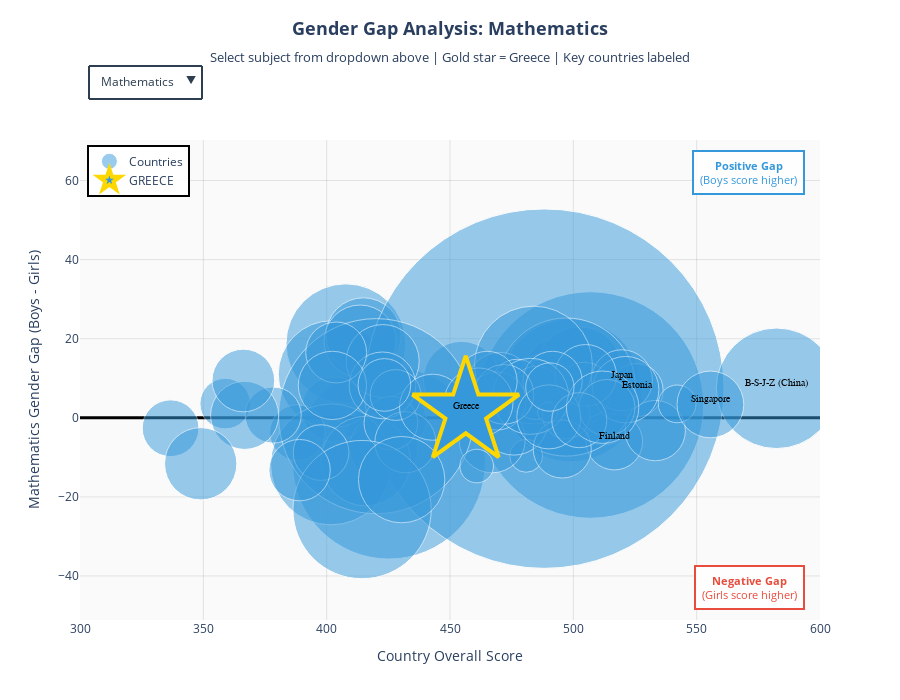

This figure's notebook cell:
### Code cell
# Interactive Plot 2: Gender Gap Analysis - Animated Scatter Plot
# Prepare comprehensive data for scatter plot
scatter_data = []

for country in df_clean['CNT'].unique():
    country_df = df_clean[df_clean['CNT'] == country]

    # Calculate overall score
    overall_score = country_scores.loc[country, 'Overall']
    n_students = len(country_df)

    # Get gender gaps for each subject
    math_gap = gender_gap.loc[country, 'Math_Gap']
    reading_gap = gender_gap.loc[country, 'Reading_Gap']
    science_gap = gender_gap.loc[country, 'Science_Gap']

    scatter_data.append({
        'Country': country,
        'Overall_Score': overall_score,
        'Math_Gap': math_gap,
        'Reading_Gap': reading_gap,
        'Science_Gap': science_gap,
        'N_Students': n_students,
        'Is_Greece': 'Greece' if country == 'Greece' else 'Other'
    })

scatter_df = pd.DataFrame(scatter_data)

# Create animated scatter plot using Plotly
fig2 = go.Figure()

# Add trace for each subject with animation buttons
subjects = [('Math_Gap', 'Mathematics', '#3498db'),
            ('Reading_Gap', 'Reading', '#e74c3c'),
            ('Science_Gap', 'Science', '#2ecc71')]

# Countries to label (Greece + top 5 performers + a few interesting ones)
countries_to_label = ['Greece', 'B-S-J-Z (China)', 'Singapore', 'Estonia', 'Finland', 'Japan']

for i, (gap_col, subject_name, color) in enumerate(subjects):
    # Create separate traces for Greece and other countries
    other_countries = scatter_df[scatter_df['Is_Greece'] == 'Other']
    greece_data = scatter_df[scatter_df['Is_Greece'] == 'Greece']

    # Other countries trace (bubbles only)
    fig2.add_trace(go.Scatter(
        x=other_countries['Overall_Score'],
        y=other_countries[gap_col],
        mode='markers',
        name='Countries',
        marker=dict(
            size=other_countries['N_Students'] / 100,
            color=color,
            opacity=0.5,
            line=dict(width=1, color='white'),
            sizemode='diameter',
            sizemin=5
        ),
        text=other_countries['Country'],
        hovertemplate='<b>%{text}</b><br>' +
                     'Overall Score: %{x:.1f}<br>' +
                     f'{subject_name} Gap: %{{y:.1f}}<br>' +
                     '<extra></extra>',
        visible=(i == 0),
        showlegend=True
    ))

    # Greece trace (highlighted star)
    fig2.add_trace(go.Scatter(
        x=greece_data['Overall_Score'],
        y=greece_data[gap_col],
        mode='markers',
        name='GREECE',
        marker=dict(
            size=greece_data['N_Students'] / 80,
            color=color,
            opacity=1.0,
            line=dict(width=4, color='#FFD700'),
            sizemode='diameter',
            symbol='star'
        ),
        text=greece_data['Country'],
        hovertemplate='<b>GREECE</b><br>' +
                     'Overall Score: %{x:.1f}<br>' +
                     f'{subject_name} Gap: %{{y:.1f}}<br>' +
                     '<extra></extra>',
        visible=(i == 0),
        showlegend=True
    ))

    # Add country labels for key countries (text annotations)
    labeled_countries = scatter_df[scatter_df['Country'].isin(countries_to_label)]
    fig2.add_trace(go.Scatter(
        x=labeled_countries['Overall_Score'],
        y=labeled_countries[gap_col],
        mode='text',
        name='Country Labels',
        text=labeled_countries['Country'],
        textposition='top center',
        textfont=dict(
            size=10,
            color='black',
            family='Arial Black'
        ),
        hoverinfo='skip',
        visible=(i == 0),
        showlegend=False
    ))

# Create buttons for subject selection
buttons = []
for i, (gap_col, subject_name, color) in enumerate(subjects):
    # Calculate which traces should be visible (3 traces per subject: countries + Greece + labels)
    visible_array = [False] * (len(subjects) * 3)
    visible_array[i * 3] = True      # Countries trace
    visible_array[i * 3 + 1] = True  # Greece trace
    visible_array[i * 3 + 2] = True  # Labels trace

    buttons.append(dict(
        label=f'{subject_name}',
        method='update',
        args=[
            {'visible': visible_array},
            {'title': f'<b>Gender Gap Analysis: {subject_name}</b><br>' +
                     '<sub>Select subject from dropdown above | Gold star = Greece | Key countries labeled</sub>',
             'yaxis': {'title': f'{subject_name} Gender Gap (Boys - Girls)', 
                      'showgrid': True, 'gridcolor': 'rgba(128, 128, 128, 0.2)',
                      'zeroline': True, 'zerolinewidth': 3, 'zerolinecolor': 'black'}}
        ]
    ))

# Update layout - Dropdown positioned ABOVE the plot
fig2.update_layout(
    title={
        'text': '<b>Gender Gap Analysis: Mathematics</b><br>' +
               '<sub>Select subject from dropdown above | Gold star = Greece | Key countries labeled</sub>',
        'y': 0.95,
        'x': 0.5,
        'xanchor': 'center',
        'yanchor': 'top',
        'font': {'size': 18}
    },
    xaxis={
        'title': 'Country Overall Score',
        'showgrid': True,
        'gridcolor': 'rgba(128, 128, 128, 0.2)',
        'range': [300, 600]
    },
    yaxis={
        'title': 'Mathematics Gender Gap (Boys - Girls)',
        'showgrid': True,
        'gridcolor': 'rgba(128, 128, 128, 0.2)',
        'zeroline': True,
        'zerolinewidth': 3,
        'zerolinecolor': 'black'
    },
    height=700,
    margin=dict(t=140),  # Top margin for dropdown
    hovermode='closest',
    plot_bgcolor='rgba(250, 250, 250, 0.9)',
    showlegend=True,
    legend=dict(
        yanchor="top",
        y=0.99,
        xanchor="left",
        x=0.01,
        bgcolor="rgba(255, 255, 255, 0.95)",
        bordercolor="Black",
        borderwidth=2
    ),
    updatemenus=[
        dict(
            active=0,
            buttons=buttons,
            direction='down',
            pad={"r": 10, "t": 10},
            showactive=True,
            x=0.01,
            xanchor='left',
            y=1.18,  # ABOVE THE PLOT!
            yanchor='top',
            bgcolor='rgba(255, 255, 255, 0.95)',
            bordercolor='#2c3e50',
            borderwidth=2,
            font=dict(size=12, color='#2c3e50')
        )
    ],
    annotations=[
        dict(
            text='<b>Positive Gap</b><br>(Boys score higher)',
            xref='paper', yref='paper',
            x=0.98, y=0.98,
            xanchor='right', yanchor='top',
            showarrow=False,
            font=dict(size=11, color='#3498db'),
            bgcolor='rgba(255, 255, 255, 0.9)',
            bordercolor='#3498db',
            borderwidth=2,
            borderpad=6
        ),
        dict(
            text='<b>Negative Gap</b><br>(Girls score higher)',
            xref='paper', yref='paper',
            x=0.98, y=0.02,
            xanchor='right', yanchor='bottom',
            showarrow=False,
            font=dict(size=11, color='#e74c3c'),
            bgcolor='rgba(255, 255, 255, 0.9)',
            bordercolor='#e74c3c',
            borderwidth=2,
            borderpad=6
        )
    ]
)

fig2.show()
print("\n✓ Interactive Plot 2: Gender Gap Scatter Plot ready!")
print("   Dropdown menu positioned ABOVE the chart (no overlap!)")
print("   Key countries now labeled: Greece + Top 5 performers")
print("   Type: Animated scatter plot with bubble sizes")
print("   Switch between: Mathematics | Reading | Science")
print("   Bubble size: Number of students tested")
print("   Greece: Gold-bordered star (always labeled)")
print("   Colors: Blue=Math | Red=Reading | Green=Science")
print("   Interpretation: Positive = Boys ahead | Negative = Girls ahead")

### Figure 1 — Plotly figure (JSON) as saved in the notebook; plotly's stock layout.template omitted (floating-point values rounded to 4 significant figures)
{"data": [{"hovertemplate": "<b>%{text}</b><br>Overall Score: %{x:.1f}<br>Mathematics Gap: %{y:.1f}<br><extra></extra>", "marker": {"color": "#3498db", "line": {"color": "white", "width": 1}, "opacity": 0.5, "size": [63.59, 192.8, 119.8, 142.7, 68.02, 84.75, 52.94, 64.8, 58.03, 106.9, 68.28, 226.5, 58.22, 76.21, 75.22, 72.21, 70.19, 54.51, 76.57, 56.74, 359.4, 53.16, 56.49, 63.08, 138.2, 55.72, 60.37, 66.09, 51.32, 121.0, 55.77, 32.96, 66.23, 117.8, 89.63, 61.09, 195.1, 66.5, 50.58, 56.14, 68.85, 52.3, 53.03, 37.75, 68.14, 53.67, 72.99, 55.69, 33.63, 66.66, 61.11, 47.65, 58.13, 61.73, 62.7, 60.86, 72.33, 56.25, 59.32, 138.3, 68.27, 120.6, 20.16, 58.16, 50.75, 76.08, 61.36, 66.76, 66.09, 59.65, 64.01, 55.04, 72.43, 86.33, 68.9, 59.98, 52.63, 48.38], "sizemin": 5, "sizemode": "diameter"}, "mode": "markers", "name": "Countries", "showlegend": true, "text": ["Albania", "United Arab Emirates", "Argentina", "Australia", "Austria", "Belgium", "Bulgaria", "Bosnia and Herzegovina", "Belarus", "Brazil", "Brunei Darussalam", "Canada", "Switzerland", "Chile", "Colombia", "Costa Rica", "Czech Republic", "Germany", "Denmark", "Dominican Republic", "Spain", "Estonia", "Finland", "France", "United Kingdom", "Georgia", "Hong Kong", "Croatia", "Hungary", "Indonesia", "Ireland", "Iceland", "Israel", "Italy", "Jordan", "Japan", "Kazakhstan", "Korea", "Kosovo", "Lebanon", "Lithuania", "Luxembourg", "Latvia", "Macao", "Morocco", "Moldova", "Mexico", "North Macedonia", "Malta", "Montenegro", "Malaysia", "Netherlands", "Norway", "New Zealand", "Panama", "Peru", "Philippines", "Poland", "Portugal", "Qatar", "Baku (Azerbaijan)", "B-S-J-Z (China)", "Moscow Region (RUS)", "Tatarstan (RUS)", "Romania", "Russian Federation", "Saudi Arabia", "Singapore", "Serbia", "Slovak Republic", "Slovenia", "Sweden", "Chinese Taipei", "Thailand", "Turkey", "Ukraine", "Uruguay", "United States"], "type": "scatter", "visible": true, "x": [420.8, 425.2, 407.8, 498.9, 494.0, 502.5, 429.7, 402.9, 473.8, 402.0, 423.2, 506.9, 498.5, 454.6, 414.9, 413.6, 511.8, 502.5, 488.3, 336.7, 488.2, 525.6, 516.6, 485.3, 497.2, 388.2, 533.2, 470.2, 486.2, 401.8, 504.3, 480.9, 467.1, 483.9, 415.9, 519.7, 420.1, 521.2, 358.9, 378.3, 475.9, 477.2, 484.9, 542.1, 366.7, 426.0, 422.7, 397.7, 460.8, 422.6, 431.9, 497.1, 495.5, 505.0, 366.2, 403.9, 348.9, 513.6, 491.6, 414.4, 402.3, 582.4, 489.6, 469.0, 427.9, 482.7, 389.0, 555.6, 442.9, 471.9, 490.1, 502.4, 511.9, 430.4, 461.6, 465.1, 423.4, 490.5], "y": [-4.9, -11.35, 18.73, 6.9, 11.64, 12.33, -0.44, 2.17, 7.55, 11.03, -7.62, 3.24, 8.02, 9.7, 20.84, 19.39, 1.97, 7.12, 6.51, -2.64, 7.37, 6.98, -6.04, 4.02, 7.77, -3.74, -3.24, 8.18, 8.02, -11.78, 6.99, -9.61, -5.54, 13.33, -10.95, 9.48, 0.41, 7.11, 3.58, 0.69, -0.74, 8.18, 6.3, 3.52, 0.61, -1.35, 14.35, -8.8, -12.2, 8.21, -6.18, 0.72, -7.89, 10.72, 9.43, 16.51, -11.63, 2.56, 9.32, -23.21, 8.19, 7.46, 1.37, 4.25, 5.76, 5.41, -13.24, 3.37, 2.67, 5.92, 0.23, -0.6, 2.67, -15.64, 3.89, 9.23, 8.31, 7.77]}, {"hovertemplate": "<b>GREECE</b><br>Overall Score: %{x:.1f}<br>Mathematics Gap: %{y:.1f}<br><extra></extra>", "marker": {"color": "#3498db", "line": {"color": "#FFD700", "width": 4}, "opacity": 1, "size": [80.04], "sizemode": "diameter", "symbol": "star"}, "mode": "markers", "name": "GREECE", "showlegend": true, "text": ["Greece"], "type": "scatter", "visible": true, "x": [456.4], "y": [1.49]}, {"hoverinfo": "skip", "mode": "text", "name": "Country Labels", "showlegend": false, "text": ["Estonia", "Finland", "Greece", "Japan", "B-S-J-Z (China)", "Singapore"], "textfont": {"color": "black", "family": "Arial Black", "size": 10}, "textposition": "top center", "type": "scatter", "visible": true, "x": [525.6, 516.6, 456.4, 519.7, 582.4, 555.6], "y": [6.98, -6.04, 1.49, 9.48, 7.46, 3.37]}, {"hovertemplate": "<b>%{text}</b><br>Overall Score: %{x:.1f}<br>Reading Gap: %{y:.1f}<br><extra></extra>", "marker": {"color": "#e74c3c", "line": {"color": "white", "width": 1}, "opacity": 0.5, "size": [63.59, 192.8, 119.8, 142.7, 68.02, 84.75, 52.94, 64.8, 58.03, 106.9, 68.28, 226.5, 58.22, 76.21, 75.22, 72.21, 70.19, 54.51, 76.57, 56.74, 359.4, 53.16, 56.49, 63.08, 138.2, 55.72, 60.37, 66.09, 51.32, 121.0, 55.77, 32.96, 66.23, 117.8, 89.63, 61.09, 195.1, 66.5, 50.58, 56.14, 68.85, 52.3, 53.03, 37.75, 68.14, 53.67, 72.99, 55.69, 33.63, 66.66, 61.11, 47.65, 58.13, 61.73, 62.7, 60.86, 72.33, 56.25, 59.32, 138.3, 68.27, 120.6, 20.16, 58.16, 50.75, 76.08, 61.36, 66.76, 66.09, 59.65, 64.01, 55.04, 72.43, 86.33, 68.9, 59.98, 52.63, 48.38], "sizemin": 5, "sizemode": "diameter"}, "mode": "markers", "name": "Countries", "showlegend": true, "text": ["Albania", "United Arab Emirates", "Argentina", "Australia", "Austria", "Belgium", "Bulgaria", "Bosnia and Herzegovina", "Belarus", "Brazil", "Brunei Darussalam", "Canada", "Switzerland", "Chile", "Colombia", "Costa Rica", "Czech Republic", "Germany", "Denmark", "Dominican Republic", "Spain", "Estonia", "Finland", "France", "United Kingdom", "Georgia", "Hong Kong", "Croatia", "Hungary", "Indonesia", "Ireland", "Iceland", "Israel", "Italy", "Jordan", "Japan", "Kazakhstan", "Korea", "Kosovo", "Lebanon", "Lithuania", "Luxembourg", "Latvia", "Macao", "Morocco", "Moldova", "Mexico", "North Macedonia", "Malta", "Montenegro", "Malaysia", "Netherlands", "Norway", "New Zealand", "Panama", "Peru", "Philippines", "Poland", "Portugal", "Qatar", "Baku (Azerbaijan)", "B-S-J-Z (China)", "Moscow Region (RUS)", "Tatarstan (RUS)", "Romania", "Russian Federation", "Saudi Arabia", "Singapore", "Serbia", "Slovak Republic", "Slovenia", "Sweden", "Chinese Taipei", "Thailand", "Turkey", "Ukraine", "Uruguay", "United States"], "type": "scatter", "visible": false, "x": [420.8, 425.2, 407.8, 498.9, 494.0, 502.5, 429.7, 402.9, 473.8, 402.0, 423.2, 506.9, 498.5, 454.6, 414.9, 413.6, 511.8, 502.5, 488.3, 336.7, 488.2, 525.6, 516.6, 485.3, 497.2, 388.2, 533.2, 470.2, 486.2, 401.8, 504.3, 480.9, 467.1, 483.9, 415.9, 519.7, 420.1, 521.2, 358.9, 378.3, 475.9, 477.2, 484.9, 542.1, 366.7, 426.0, 422.7, 397.7, 460.8, 422.6, 431.9, 497.1, 495.5, 505.0, 366.2, 403.9, 348.9, 513.6, 491.6, 414.4, 402.3, 582.4, 489.6, 469.0, 427.9, 482.7, 389.0, 555.6, 442.9, 471.9, 490.1, 502.4, 511.9, 430.4, 461.6, 465.1, 423.4, 490.5], "y": [-37.4, -57.21, -12.71, -30.65, -30.07, -21.44, -39.35, -29.96, -21.55, -21.96, -29.76, -30.69, -29.69, -16.64, -8.9, -12.91, -35.2, -25.48, -25.56, -30.24, -25, -32.72, -51.53, -26.79, -23.02, -37.52, -32, -33.54, -27.96, -28.86, -22.24, -40.15, -44.44, -26.31, -54.29, -20.99, -27.87, -20.72, -26.28, -28.37, -36.21, -28.64, -33.71, -22.34, -26.17, -39.36, -10.17, -50.6, -47.68, -30.82, -25.22, -29, -48.18, -28.19, -12.35, -10.67, -26.66, -32.62, -25.04, -64.27, -25.16, -15.8, -31.83, -26.33, -33.19, -24.97, -54.73, -23.97, -36.87, -33.06, -45.45, -34.13, -22.61, -36.9, -26.81, -31.3, -22.46, -24.09]}, {"hovertemplate": "<b>GREECE</b><br>Overall Score: %{x:.1f}<br>Reading Gap: %{y:.1f}<br><extra></extra>", "marker": {"color": "#e74c3c", "line": {"color": "#FFD700", "width": 4}, "opacity": 1, "size": [80.04], "sizemode": "diameter", "symbol": "star"}, "mode": "markers", "name": "GREECE", "showlegend": true, "text": ["Greece"], "type": "scatter", "visible": false, "x": [456.4], "y": [-40.67]}, {"hoverinfo": "skip", "mode": "text", "name": "Country Labels", "showlegend": false, "text": ["Estonia", "Finland", "Greece", "Japan", "B-S-J-Z (China)", "Singapore"], "textfont": {"color": "black", "family": "Arial Black", "size": 10}, "textposition": "top center", "type": "scatter", "visible": false, "x": [525.6, 516.6, 456.4, 519.7, 582.4, 555.6], "y": [-32.72, -51.53, -40.67, -20.99, -15.8, -23.97]}, {"hovertemplate": "<b>%{text}</b><br>Overall Score: %{x:.1f}<br>Science Gap: %{y:.1f}<br><extra></extra>", "marker": {"color": "#2ecc71", "line": {"color": "white", "width": 1}, "opacity": 0.5, "size": [63.59, 192.8, 119.8, 142.7, 68.02, 84.75, 52.94, 64.8, 58.03, 106.9, 68.28, 226.5, 58.22, 76.21, 75.22, 72.21, 70.19, 54.51, 76.57, 56.74, 359.4, 53.16, 56.49, 63.08, 138.2, 55.72, 60.37, 66.09, 51.32, 121.0, 55.77, 32.96, 66.23, 117.8, 89.63, 61.09, 195.1, 66.5, 50.58, 56.14, 68.85, 52.3, 53.03, 37.75, 68.14, 53.67, 72.99, 55.69, 33.63, 66.66, 61.11, 47.65, 58.13, 61.73, 62.7, 60.86, 72.33, 56.25, 59.32, 138.3, 68.27, 120.6, 20.16, 58.16, 50.75, 76.08, 61.36, 66.76, 66.09, 59.65, 64.01, 55.04, 72.43, 86.33, 68.9, 59.98, 52.63, 48.38], "sizemin": 5, "sizemode": "diameter"}, "mode": "markers", "name": "Countries", "showlegend": true, "text": ["Albania", "United Arab Emirates", "Argentina", "Australia", "Austria", "Belgium", "Bulgaria", "Bosnia and Herzegovina", "Belarus", "Brazil", "Brunei Darussalam", "Canada", "Switzerland", "Chile", "Colombia", "Costa Rica", "Czech Republic", "Germany", "Denmark", "Dominican Republic", "Spain", "Estonia", "Finland", "France", "United Kingdom", "Georgia", "Hong Kong", "Croatia", "Hungary", "Indonesia", "Ireland", "Iceland", "Israel", "Italy", "Jordan", "Japan", "Kazakhstan", "Korea", "Kosovo", "Lebanon", "Lithuania", "Luxembourg", "Latvia", "Macao", "Morocco", "Moldova", "Mexico", "North Macedonia", "Malta", "Montenegro", "Malaysia", "Netherlands", "Norway", "New Zealand", "Panama", "Peru", "Philippines", "Poland", "Portugal", "Qatar", "Baku (Azerbaijan)", "B-S-J-Z (China)", "Moscow Region (RUS)", "Tatarstan (RUS)", "Romania", "Russian Federation", "Saudi Arabia", "Singapore", "Serbia", "Slovak Republic", "Slovenia", "Sweden", "Chinese Taipei", "Thailand", "Turkey", "Ukraine", "Uruguay", "United States"], "type": "scatter", "visible": false, "x": [420.8, 425.2, 407.8, 498.9, 494.0, 502.5, 429.7, 402.9, 473.8, 402.0, 423.2, 506.9, 498.5, 454.6, 414.9, 413.6, 511.8, 502.5, 488.3, 336.7, 488.2, 525.6, 516.6, 485.3, 497.2, 388.2, 533.2, 470.2, 486.2, 401.8, 504.3, 480.9, 467.1, 483.9, 415.9, 519.7, 420.1, 521.2, 358.9, 378.3, 475.9, 477.2, 484.9, 542.1, 366.7, 426.0, 422.7, 397.7, 460.8, 422.6, 431.9, 497.1, 495.5, 505.0, 366.2, 403.9, 348.9, 513.6, 491.6, 414.4, 402.3, 582.4, 489.6, 469.0, 427.9, 482.7, 389.0, 555.6, 442.9, 471.9, 490.1, 502.4, 511.9, 430.4, 461.6, 465.1, 423.4, 490.5], "y": [-16.26, -27.29, 12.66, 1.87, 1.41, 4.99, -14.16, -0.86, 3.96, 1.78, -7.11, -4.92, -0.03, 5.5, 14.11, 11.14, -3.31, -0.87, 0.98, -8.81, 3.02, -7.02, -24.14, -2.81, -1.52, -13.71, -7.09, -4.47, 5.14, -9.87, -0.39, -8.05, -16.1, 1.9, -32.83, 2.2, -8.56, 6.58, -6.1, -4.4, -4.36, -3.88, -9.55, -2.12, -9.28, -10.42, 9.9, -19.25, -20.27, -4.88, -5.65, -8.4, -11.67, 2.77, 1.64, 13.19, -3.53, 0.2, 4.45, -38.21, -4.93, 8.12, -6.24, -1.66, -0.32, -0.36, -29.19, 2.87, -5.61, -3.98, -13.26, -6.78, 0.29, -18.95, -8.62, 3.73, 3.5, 0.19]}, {"hovertemplate": "<b>GREECE</b><br>Overall Score: %{x:.1f}<br>Science Gap: %{y:.1f}<br><extra></extra>", "marker": {"color": "#2ecc71", "line": {"color": "#FFD700", "width": 4}, "opacity": 1, "size": [80.04], "sizemode": "diameter", "symbol": "star"}, "mode": "markers", "name": "GREECE", "showlegend": true, "text": ["Greece"], "type": "scatter", "visible": false, "x": [456.4], "y": [-10.45]}, {"hoverinfo": "skip", "mode": "text", "name": "Country Labels", "showlegend": false, "text": ["Estonia", "Finland", "Greece", "Japan", "B-S-J-Z (China)", "Singapore"], "textfont": {"color": "black", "family": "Arial Black", "size": 10}, "textposition": "top center", "type": "scatter", "visible": false, "x": [525.6, 516.6, 456.4, 519.7, 582.4, 555.6], "y": [-7.02, -24.14, -10.45, 2.2, 8.12, 2.87]}], "layout": {"annotations": [{"bgcolor": "rgba(255, 255, 255, 0.9)", "bordercolor": "#3498db", "borderpad": 6, "borderwidth": 2, "font": {"color": "#3498db", "size": 11}, "showarrow": false, "text": "<b>Positive Gap</b><br>(Boys score higher)", "x": 0.98, "xanchor": "right", "xref": "paper", "y": 0.98, "yanchor": "top", "yref": "paper"}, {"bgcolor": "rgba(255, 255, 255, 0.9)", "bordercolor": "#e74c3c", "borderpad": 6, "borderwidth": 2, "font": {"color": "#e74c3c", "size": 11}, "showarrow": false, "text": "<b>Negative Gap</b><br>(Girls score higher)", "x": 0.98, "xanchor": "right", "xref": "paper", "y": 0.02, "yanchor": "bottom", "yref": "paper"}], "height": 700, "hovermode": "closest", "legend": {"bgcolor": "rgba(255, 255, 255, 0.95)", "bordercolor": "Black", "borderwidth": 2, "x": 0.01, "xanchor": "left", "y": 0.99, "yanchor": "top"}, "margin": {"t": 140}, "plot_bgcolor": "rgba(250, 250, 250, 0.9)", "showlegend": true, "title": {"font": {"size": 18}, "text": "<b>Gender Gap Analysis: Mathematics</b><br><sub>Select subject from dropdown above | Gold star = Greece | Key countries labeled</sub>", "x": 0.5, "xanchor": "center", "y": 0.95, "yanchor": "top"}, "updatemenus": [{"active": 0, "bgcolor": "rgba(255, 255, 255, 0.95)", "bordercolor": "#2c3e50", "borderwidth": 2, "buttons": [{"args": [{"visible": [true, true, true, false, false, false, false, false, false]}, {"title": "<b>Gender Gap Analysis: Mathematics</b><br><sub>Select subject from dropdown above | Gold star = Greece | Key countries labeled</sub>", "yaxis": {"gridcolor": "rgba(128, 128, 128, 0.2)", "showgrid": true, "title": "Mathematics Gender Gap (Boys - Girls)", "zeroline": true, "zerolinecolor": "black", "zerolinewidth": 3}}], "label": "Mathematics", "method": "update"}, {"args": [{"visible": [false, false, false, true, true, true, false, false, false]}, {"title": "<b>Gender Gap Analysis: Reading</b><br><sub>Select subject from dropdown above | Gold star = Greece | Key countries labeled</sub>", "yaxis": {"gridcolor": "rgba(128, 128, 128, 0.2)", "showgrid": true, "title": "Reading Gender Gap (Boys - Girls)", "zeroline": true, "zerolinecolor": "black", "zerolinewidth": 3}}], "label": "Reading", "method": "update"}, {"args": [{"visible": [false, false, false, false, false, false, true, true, true]}, {"title": "<b>Gender Gap Analysis: Science</b><br><sub>Select subject from dropdown above | Gold star = Greece | Key countries labeled</sub>", "yaxis": {"gridcolor": "rgba(128, 128, 128, 0.2)", "showgrid": true, "title": "Science Gender Gap (Boys - Girls)", "zeroline": true, "zerolinecolor": "black", "zerolinewidth": 3}}], "label": "Science", "method": "update"}], "direction": "down", "font": {"color": "#2c3e50", "size": 12}, "pad": {"r": 10, "t": 10}, "showactive": true, "x": 0.01, "xanchor": "left", "y": 1.18, "yanchor": "top"}], "xaxis": {"gridcolor": "rgba(128, 128, 128, 0.2)", "range": [300, 600], "showgrid": true, "title": {"text": "Country Overall Score"}}, "yaxis": {"gridcolor": "rgba(128, 128, 128, 0.2)", "showgrid": true, "title": {"text": "Mathematics Gender Gap (Boys - Girls)"}, "zeroline": true, "zerolinecolor": "black", "zerolinewidth": 3}}}
